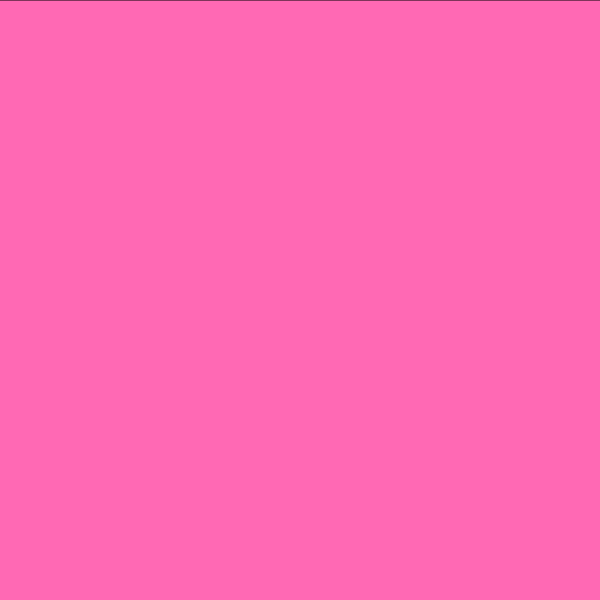
Frame 1 (no input)
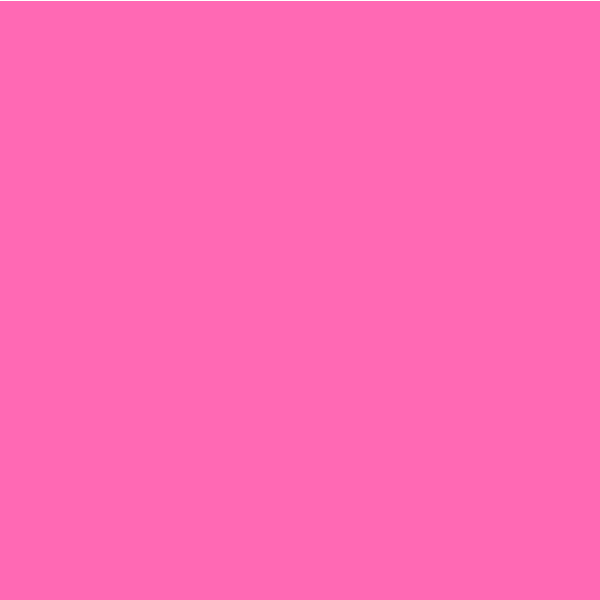
Frame 60 (no input)
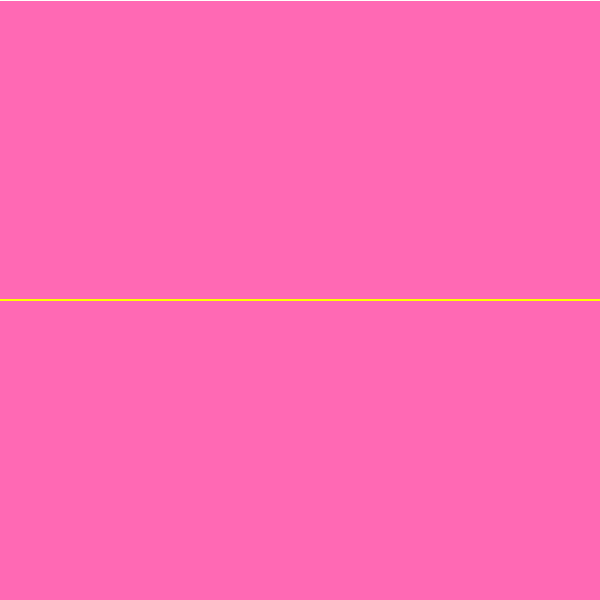
Frame 120 (the mouse pressed at the canvas centre since frame 60)

The p5.js sketch that drew these frames (run headless with seeded random() and noise() and a simulated clock; from frame 60 on, the mouse is pressed at the canvas centre):

// p5.js sketch
// ── sketch.js
let canvasXMax = 600;
let canvasYMax = 600;

function setup() {
  createCanvas(canvasXMax, canvasYMax);
  // per creare il background una sola volta
  background("hotPink");
}

function draw() {

  // funzione draw è ADDIZIONALE --> aggiungo backround + scritta per fare l'animazione
  // funzione background interno alla funzione draw 
  // in modo da aggiungere ogni volta che disegno 
  // per fare in modo che non si sovrappongano le scritte
  // concatenare delle variabili es. mauseX con un pezzo di testo
  // textSize(20);
  // strokeWeight(0);
  // let FirstString = "Mouse x = " + mouseX + ";";
  // let SecondString = "Mouse y = " + mouseY + ";";
  // fill("white");
  // text(FirstString, 20, 40);
  // text(SecondString, 20, 60);


  // linea che segue la posizione del mouse
  strokeWeight(1);
  line(0, mouseX, canvasXMax, mouseY);


  // FEEDBACK PRESS MOUSE
  // disegnare linea giallla se schiacciamo mouse
  // p5 -> true   --> se mouse schiacciato
  //    -> false  --> altrimenti
  if (mouseIsPressed == true) {
    // LEFT, RIGHTm CENTRAL
    if (mouseButton == RIGHT) {
      background("hotpink");
    }
    stroke("yellow");
  } else {
    stroke("white");
  }


}

// ── lezione3.html
<!DOCTYPE html>
<html lang="en">

<head>
    <meta charset="UTF-8">
    <meta name="viewport" content="width=device-width, initial-scale=1.0">
    <title>Lezione 3</title>
    <link rel="stylesheet" href="../style.css">
</head>

<body class="font-sans bg-blue-dark text-white">
    <header>
        <div class="flex px-40 justify-between items-center">
            <a href="../index.html">
                <h1 class="text-white font-bold hover:text-hotpink transition-all duration-200 "> Github Page</h1>
            </a>
            <a class="underline flex items-center github-link hover:text-hotpink duration-200"
                href="https://github.com/emma-troni/indice-lcg2425">
                <p class="text-white text-xs github-text">Github Repository</p>
                <svg class="git-hub-mark-svg hover:fill-hotpink duration-200 ease fill-white"
                    xmlns="http://www.w3.org/2000/svg">
                    <path fill-rule="evenodd" clip-rule="evenodd"
                        d="M48.854 0C21.839 0 0 22 0 49.217c0 21.756 13.993 40.172 33.405 46.69 2.427.49 3.316-1.059 3.316-2.362 0-1.141-.08-5.052-.08-9.127-13.59 2.934-16.42-5.867-16.42-5.867-2.184-5.704-5.42-7.17-5.42-7.17-4.448-3.015.324-3.015.324-3.015 4.934.326 7.523 5.052 7.523 5.052 4.367 7.496 11.404 5.378 14.235 4.074.404-3.178 1.699-5.378 3.074-6.6-10.839-1.141-22.243-5.378-22.243-24.283 0-5.378 1.94-9.778 5.014-13.2-.485-1.222-2.184-6.275.486-13.038 0 0 4.125-1.304 13.426 5.052a46.97 46.97 0 0 1 12.214-1.63c4.125 0 8.33.571 12.213 1.63 9.302-6.356 13.427-5.052 13.427-5.052 2.67 6.763.97 11.816.485 13.038 3.155 3.422 5.015 7.822 5.015 13.2 0 18.905-11.404 23.06-22.324 24.283 1.78 1.548 3.316 4.481 3.316 9.126 0 6.6-.08 11.897-.08 13.526 0 1.304.89 2.853 3.316 2.364 19.412-6.52 33.405-24.935 33.405-46.691C97.707 22 75.788 0 48.854 0z" />
                </svg>
            </a>

            <!-- <a href="https://github.com/emma-troni"><img class="w-10 hover:cursor-pointer"
                src="./img/github-mark-white.png" alt=""></a> -->
        </div>
    </header>
    <main>
        <h1 class="text-center font-thin text-3xl py-40">
            Contenuti Lezione 3
        </h1>
        <ul class="flex list-none wrap px-20">
            <li class="m-16 index-card">
                <div class="card">

                    <div class="card-content">
                        <a href="parte1/index.html">
                            <h3 class="card-title transition-all duration-200 text-2xl ">Output 1</h3>
                        </a>
                        <p class="card-paragraph p-top-16">Interazioni con utente del tipo mouseIsPressed.</p>
                    </div>
                </div>
            </li>
            <li class="m-16 index-card">
                <div class="card">

                    <div class="card-content">
                        <a href="parte2/index.html">
                            <h3 class="card-title transition-all duration-200 text-2xl ">Output 2</h3>
                        </a>
                        <p class="card-paragraph p-top-16">Animare una parte della grafica con p5.js.</p>
                    </div>
                </div>
            </li>
            <li class="m-16 index-card">
                <div class="card">
                    <div class="card-content">
                        <a href="challenge-2/2ndChallenge.html">
                            <h3 class="card-title transition-all duration-200 text-2xl ">3rd Challenge</h3>
                        </a>
                        <p class="card-paragraph p-top-16">Esercizio per casa.</p>
                    </div>
                </div>
            </li>
        </ul>
        <h1 class="text-center font-thin text-3xl">
            <a href="../index.html" class="decoration-transparent underline hover:decoration-hotpink duration-400 text">Clicca qui per tornare
                all'Indice delle lezioni.</a>
        </h1>
        

    </main>



</body>

</html>
